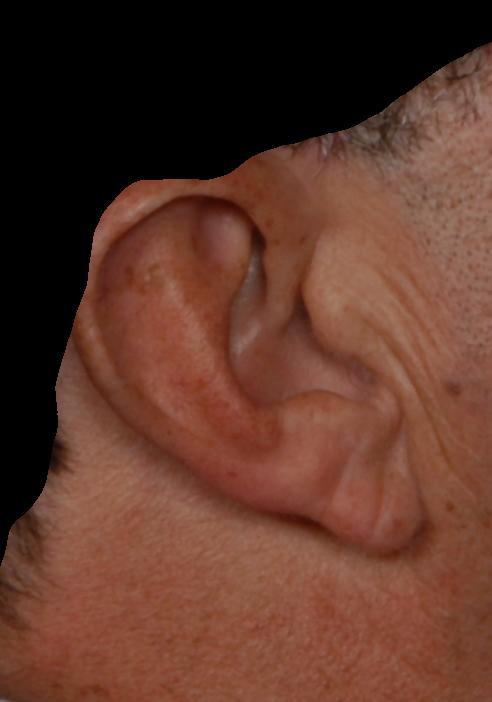
#> input picture 2/seg/005/005_up_ear.jpg, 492 x 702 px; its folder holds only this picture in this run
$ jupyter execute --allow-errors 'pca svc combined.ipynb'
#> lines starting #> are read from the running program, lines starting #| are printed output that depends on the picture
[cell 1]
import os
import cv2
import numpy as np
from sklearn.model_selection import train_test_split
from sklearn.decomposition import PCA
from sklearn.svm import SVC
from sklearn.metrics import accuracy_score, precision_score, recall_score, f1_score

[cell 2]
folders_path = './seg'

[cell 3]
# Initialize lists to store features and labels
features = []
labels = []
# Iterate through each folder
for folder_name in os.listdir(folders_path):
    folder_path = os.path.join(folders_path, folder_name)

    # Iterate through each image in the folder
    for image_name in os.listdir(folder_path):
        image_path = os.path.join(folder_path, image_name)

        # Read the RGB image and convert it to grayscale
        rgb_image = cv2.imread(image_path)
#> rgb_image is the input picture: shape (702, 492, 3); mean B, G, R 42.1, 55.4, 94.1
        gray_image = cv2.cvtColor(rgb_image, cv2.COLOR_BGR2GRAY)
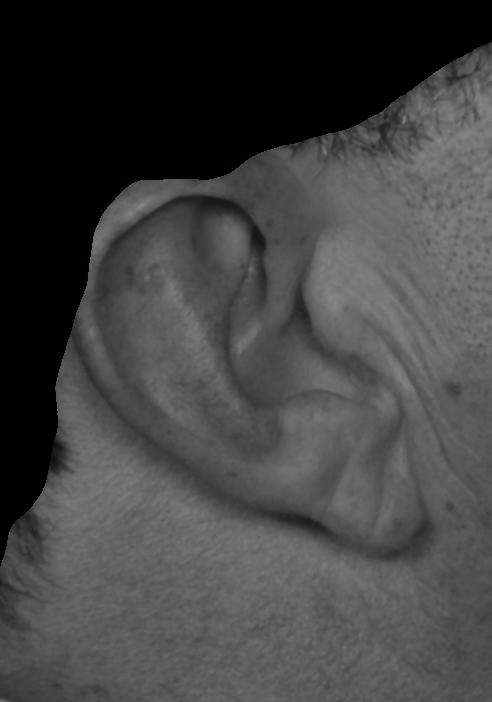
#> gray_image: shape (702, 492); min 0, max 137, mean 65.5
        gray_image = cv2.resize(gray_image,(256,256))
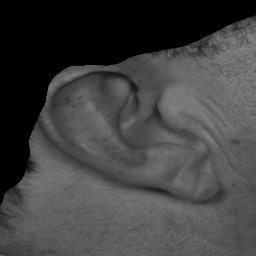
#> gray_image: shape (256, 256); min 0, max 136, mean 65.4
        gray_image= cv2.GaussianBlur(gray_image,(3,3),0)


        # Flatten the image to a 1D vector
        flattened_image = gray_image.flatten()

        # Append the flattened image to the feature list
        features.append(flattened_image)

        # Append the label of the folder to the label list
        labels.append(folder_name)
#> pass 2 of the loop `for folder_name in os.listdir(folders_path):`:
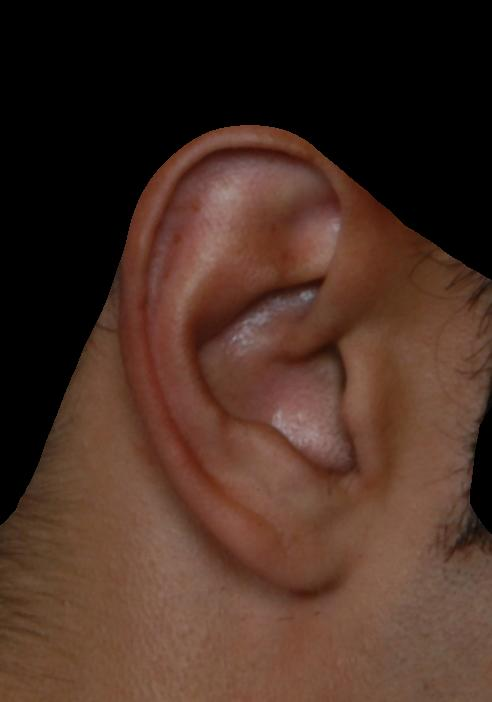
#> input picture 2/seg/012/012_down_ear.jpg, 492 x 702 px
#> rgb_image is the input picture: shape (702, 492, 3); mean B, G, R 36.3, 47.3, 72.5
#> `gray_image = cv2.cvtColor(rgb_image, cv2.COLOR_BGR2GRAY)`:
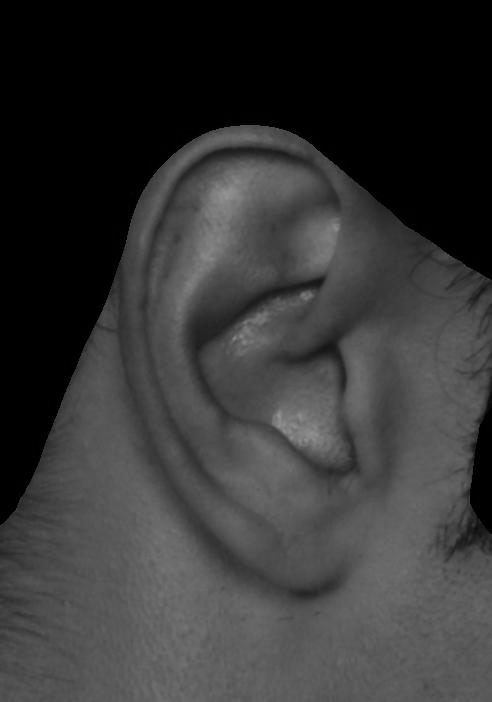
#> gray_image: shape (702, 492); min 0, max 150, mean 53.6
#> `gray_image = cv2.resize(gray_image,(256,256))`:
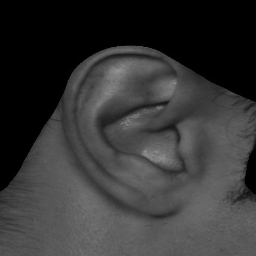
#> gray_image: shape (256, 256); min 0, max 146, mean 53.5
#> pass 3 of the loop `for folder_name in os.listdir(folders_path):`:
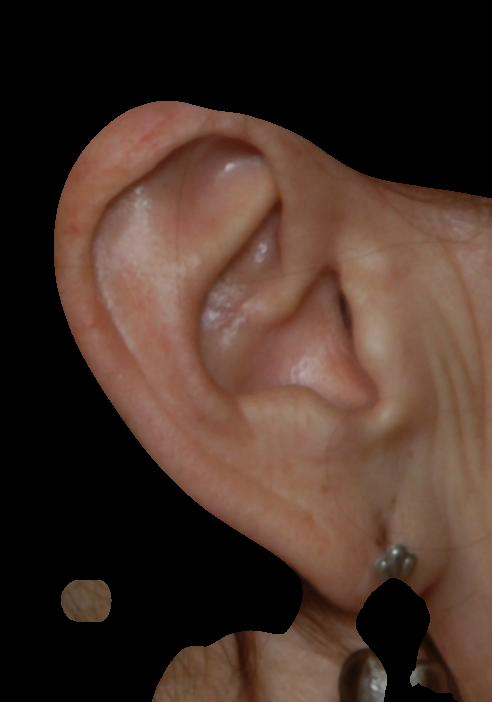
#> input picture 2/seg/019/019_zoom_ear.jpg, 492 x 702 px
#> rgb_image is the input picture: shape (702, 492, 3); mean B, G, R 40, 49.4, 69.6
#> `gray_image = cv2.cvtColor(rgb_image, cv2.COLOR_BGR2GRAY)`:
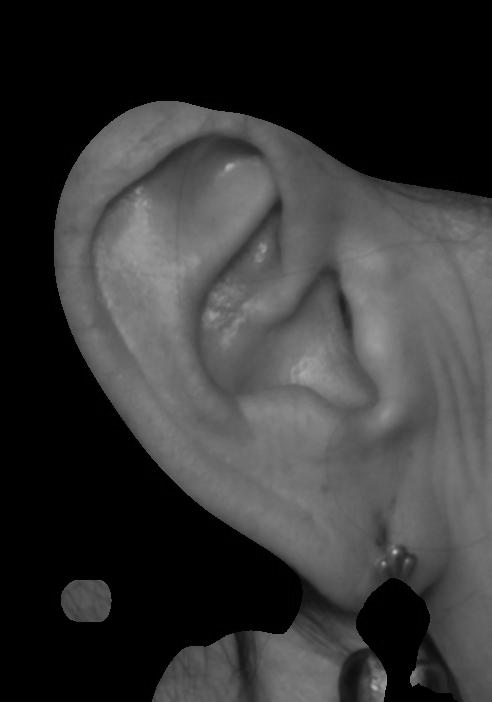
#> gray_image: shape (702, 492); min 0, max 186, mean 54.4
#> `gray_image = cv2.resize(gray_image,(256,256))`:
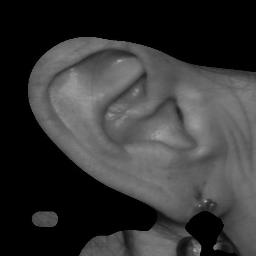
#> gray_image: shape (256, 256); min 0, max 182, mean 54.3

[cell 4]
# Convert the lists to numpy arrays
X = np.array(features)
y = np.array(labels)

[cell 5]
print(X.shape)
#| (4, 65536)
print(y.shape)
#| (4,)
